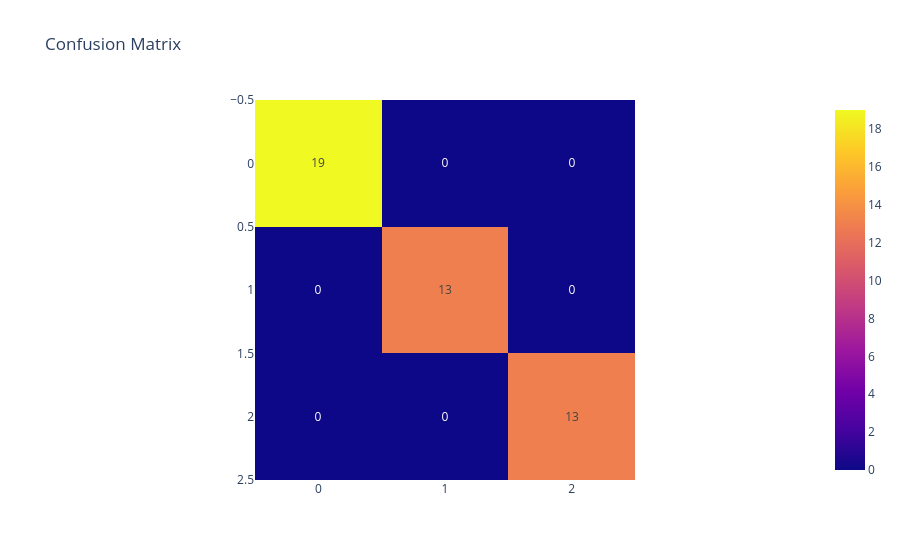

Here is the notebook cell this chart was saved with:
### Markdown cell above
## Feature Relationships

Petal measurements show clear separation between species, while sepal measurements overlap more.

### Code cell
X = iris.drop('species', axis=1)
y = iris['species']

X_train, X_test, y_train, y_test = train_test_split(X, y, test_size=0.3, random_state=42)

model = RandomForestClassifier(n_estimators=100, random_state=42)
model.fit(X_train, y_train)

y_pred = model.predict(X_test)

print(classification_report(y_test, y_pred))

cm = confusion_matrix(y_test, y_pred)
fig = px.imshow(cm, text_auto=True, title='Confusion Matrix')
fig.show()

joblib.dump(model, '../models/iris_classifier.joblib')

### Figure 1 — Plotly figure (JSON) as saved in the notebook; plotly's stock layout.template omitted (floating-point values rounded to 4 significant figures)
{"data": [{"coloraxis": "coloraxis", "hovertemplate": "x: %{x}<br>y: %{y}<br>color: %{z}<extra></extra>", "name": "0", "texttemplate": "%{z}", "type": "heatmap", "xaxis": "x", "yaxis": "y", "z": [[19, 0, 0], [0, 13, 0], [0, 0, 13]]}], "layout": {"coloraxis": {"colorscale": [[0, "#0d0887"], [0.1111, "#46039f"], [0.2222, "#7201a8"], [0.3333, "#9c179e"], [0.4444, "#bd3786"], [0.5556, "#d8576b"], [0.6667, "#ed7953"], [0.7778, "#fb9f3a"], [0.8889, "#fdca26"], [1, "#f0f921"]]}, "title": {"text": "Confusion Matrix"}, "xaxis": {"anchor": "y", "constrain": "domain", "domain": [0, 1], "scaleanchor": "y"}, "yaxis": {"anchor": "x", "autorange": "reversed", "constrain": "domain", "domain": [0, 1]}}}
